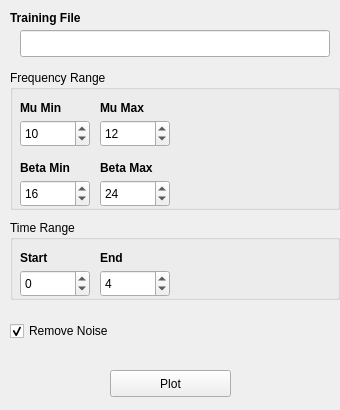
<?xml version="1.0" encoding="UTF-8"?>
<ui version="4.0">
 <class>FeatureAnalysisWindow</class>
 <widget class="QMainWindow" name="FeatureAnalysisWindow">
  <property name="geometry">
   <rect>
    <x>0</x>
    <y>0</y>
    <width>340</width>
    <height>410</height>
   </rect>
  </property>
  <property name="minimumSize">
   <size>
    <width>340</width>
    <height>410</height>
   </size>
  </property>
  <property name="maximumSize">
   <size>
    <width>340</width>
    <height>410</height>
   </size>
  </property>
  <property name="windowTitle">
   <string>Feature Analysis</string>
  </property>
  <widget class="QWidget" name="centralwidget">
   <widget class="QGroupBox" name="DetectionOptionsGroup">
    <property name="geometry">
     <rect>
      <x>10</x>
      <y>70</y>
      <width>330</width>
      <height>140</height>
     </rect>
    </property>
    <property name="title">
     <string>Frequency Range</string>
    </property>
    <widget class="QLabel" name="label_7">
     <property name="geometry">
      <rect>
       <x>10</x>
       <y>30</y>
       <width>80</width>
       <height>17</height>
      </rect>
     </property>
     <property name="styleSheet">
      <string notr="true">font: bold;</string>
     </property>
     <property name="text">
      <string>&lt;html&gt;&lt;head/&gt;&lt;body&gt;&lt;p&gt;Mu Min&lt;/p&gt;&lt;/body&gt;&lt;/html&gt;</string>
     </property>
    </widget>
    <widget class="QLabel" name="label_6">
     <property name="geometry">
      <rect>
       <x>90</x>
       <y>30</y>
       <width>60</width>
       <height>17</height>
      </rect>
     </property>
     <property name="styleSheet">
      <string notr="true">font: bold;</string>
     </property>
     <property name="text">
      <string>&lt;html&gt;&lt;head/&gt;&lt;body&gt;&lt;p&gt;Mu Max&lt;/p&gt;&lt;/body&gt;&lt;/html&gt;</string>
     </property>
    </widget>
    <widget class="QLabel" name="label_8">
     <property name="geometry">
      <rect>
       <x>10</x>
       <y>90</y>
       <width>80</width>
       <height>17</height>
      </rect>
     </property>
     <property name="styleSheet">
      <string notr="true">font: bold;</string>
     </property>
     <property name="text">
      <string>&lt;html&gt;&lt;head/&gt;&lt;body&gt;&lt;p&gt;Beta Min&lt;/p&gt;&lt;/body&gt;&lt;/html&gt;</string>
     </property>
    </widget>
    <widget class="QLabel" name="label_9">
     <property name="geometry">
      <rect>
       <x>90</x>
       <y>90</y>
       <width>70</width>
       <height>17</height>
      </rect>
     </property>
     <property name="styleSheet">
      <string notr="true">font: bold;</string>
     </property>
     <property name="text">
      <string>&lt;html&gt;&lt;head/&gt;&lt;body&gt;&lt;p&gt;Beta Max&lt;/p&gt;&lt;/body&gt;&lt;/html&gt;</string>
     </property>
    </widget>
    <widget class="QSpinBox" name="MuMin_SpinBox">
     <property name="geometry">
      <rect>
       <x>10</x>
       <y>50</y>
       <width>70</width>
       <height>27</height>
      </rect>
     </property>
     <property name="value">
      <number>10</number>
     </property>
    </widget>
    <widget class="QSpinBox" name="MuMax_SpinBox">
     <property name="geometry">
      <rect>
       <x>90</x>
       <y>50</y>
       <width>70</width>
       <height>27</height>
      </rect>
     </property>
     <property name="value">
      <number>12</number>
     </property>
    </widget>
    <widget class="QSpinBox" name="BetaMin_SpinBox">
     <property name="geometry">
      <rect>
       <x>10</x>
       <y>110</y>
       <width>70</width>
       <height>27</height>
      </rect>
     </property>
     <property name="value">
      <number>16</number>
     </property>
    </widget>
    <widget class="QSpinBox" name="BetaMax_SpinBox">
     <property name="geometry">
      <rect>
       <x>90</x>
       <y>110</y>
       <width>70</width>
       <height>27</height>
      </rect>
     </property>
     <property name="value">
      <number>24</number>
     </property>
    </widget>
   </widget>
   <widget class="QPushButton" name="Plot_Button">
    <property name="geometry">
     <rect>
      <x>110</x>
      <y>370</y>
      <width>121</width>
      <height>27</height>
     </rect>
    </property>
    <property name="text">
     <string>Plot</string>
    </property>
   </widget>
   <widget class="QLineEdit" name="FilePath_LineEdit">
    <property name="geometry">
     <rect>
      <x>20</x>
      <y>30</y>
      <width>310</width>
      <height>27</height>
     </rect>
    </property>
    <property name="text">
     <string/>
    </property>
   </widget>
   <widget class="QLabel" name="label_17">
    <property name="geometry">
     <rect>
      <x>10</x>
      <y>10</y>
      <width>131</width>
      <height>17</height>
     </rect>
    </property>
    <property name="styleSheet">
     <string notr="true">font: bold;</string>
    </property>
    <property name="text">
     <string>&lt;html&gt;&lt;head/&gt;&lt;body&gt;&lt;p&gt;Training File&lt;/p&gt;&lt;/body&gt;&lt;/html&gt;</string>
    </property>
   </widget>
   <widget class="QGroupBox" name="DetectionOptionsGroup_3">
    <property name="geometry">
     <rect>
      <x>10</x>
      <y>220</y>
      <width>330</width>
      <height>80</height>
     </rect>
    </property>
    <property name="title">
     <string>Time Range</string>
    </property>
    <widget class="QLabel" name="label_13">
     <property name="geometry">
      <rect>
       <x>10</x>
       <y>30</y>
       <width>80</width>
       <height>17</height>
      </rect>
     </property>
     <property name="styleSheet">
      <string notr="true">font: bold;</string>
     </property>
     <property name="text">
      <string>&lt;html&gt;&lt;head/&gt;&lt;body&gt;&lt;p&gt;Start&lt;/p&gt;&lt;/body&gt;&lt;/html&gt;</string>
     </property>
    </widget>
    <widget class="QLabel" name="label_14">
     <property name="geometry">
      <rect>
       <x>90</x>
       <y>30</y>
       <width>60</width>
       <height>17</height>
      </rect>
     </property>
     <property name="styleSheet">
      <string notr="true">font: bold;</string>
     </property>
     <property name="text">
      <string>&lt;html&gt;&lt;head/&gt;&lt;body&gt;&lt;p&gt;End&lt;/p&gt;&lt;/body&gt;&lt;/html&gt;</string>
     </property>
    </widget>
    <widget class="QSpinBox" name="TimeRangeStart_SpinBox">
     <property name="geometry">
      <rect>
       <x>10</x>
       <y>50</y>
       <width>70</width>
       <height>27</height>
      </rect>
     </property>
     <property name="minimum">
      <number>-99</number>
     </property>
     <property name="value">
      <number>0</number>
     </property>
    </widget>
    <widget class="QSpinBox" name="TimeRangeEnd_SpinBox">
     <property name="geometry">
      <rect>
       <x>90</x>
       <y>50</y>
       <width>70</width>
       <height>27</height>
      </rect>
     </property>
     <property name="value">
      <number>4</number>
     </property>
    </widget>
   </widget>
   <widget class="QCheckBox" name="RemoveNoise_CheckBox">
    <property name="geometry">
     <rect>
      <x>10</x>
      <y>320</y>
      <width>130</width>
      <height>22</height>
     </rect>
    </property>
    <property name="text">
     <string>Remove Noise</string>
    </property>
    <property name="checked">
     <bool>true</bool>
    </property>
   </widget>
   <zorder>DetectionOptionsGroup_3</zorder>
   <zorder>DetectionOptionsGroup</zorder>
   <zorder>Plot_Button</zorder>
   <zorder>FilePath_LineEdit</zorder>
   <zorder>label_17</zorder>
   <zorder>RemoveNoise_CheckBox</zorder>
  </widget>
 </widget>
 <tabstops>
  <tabstop>Plot_Button</tabstop>
  <tabstop>FilePath_LineEdit</tabstop>
  <tabstop>MuMin_SpinBox</tabstop>
  <tabstop>MuMax_SpinBox</tabstop>
  <tabstop>BetaMin_SpinBox</tabstop>
  <tabstop>BetaMax_SpinBox</tabstop>
  <tabstop>TimeRangeStart_SpinBox</tabstop>
  <tabstop>TimeRangeEnd_SpinBox</tabstop>
 </tabstops>
 <resources/>
 <connections/>
</ui>
